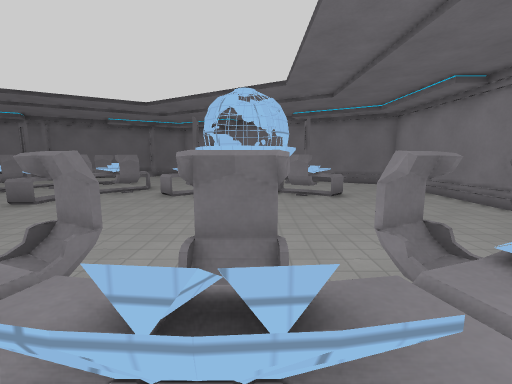
view 1 (above)

16 first-person views from a walk through a level from a Godot 3-D game. The camera is 1.5 m above the floor, tilts 8° down and sees 90° across. The floor is counted in squares, 1 m on a side. Each view is taken from the middle of a square. On the plan, view 1 faces up. The plan holds only what a view shows up to about 13 squares ahead; the rest is blank. The place goes on beyond the plan. Surface patterns are stand-ins for the level's own textures.

view 2
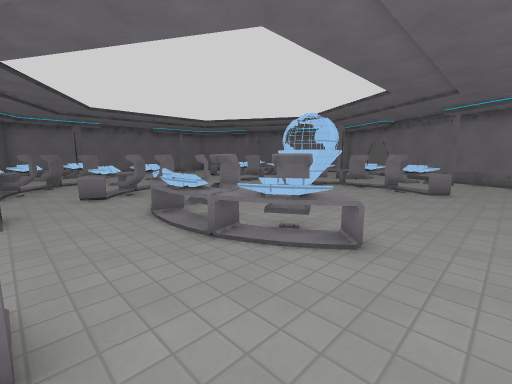

view 3
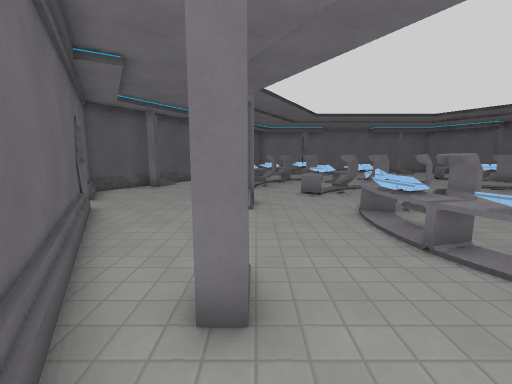

view 4
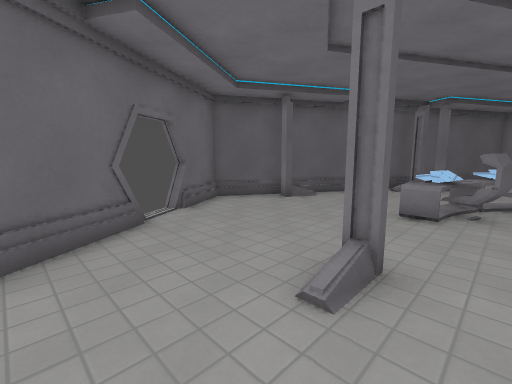

view 5
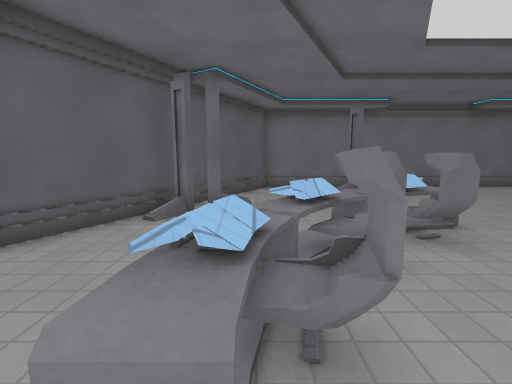

view 6
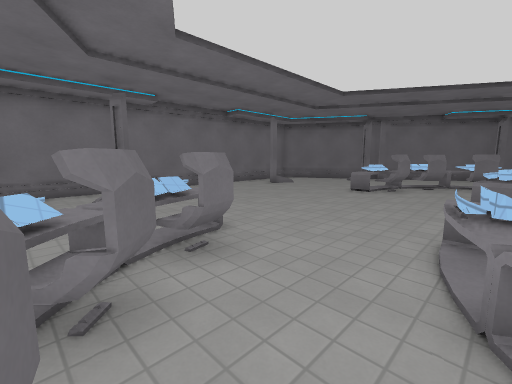

view 7
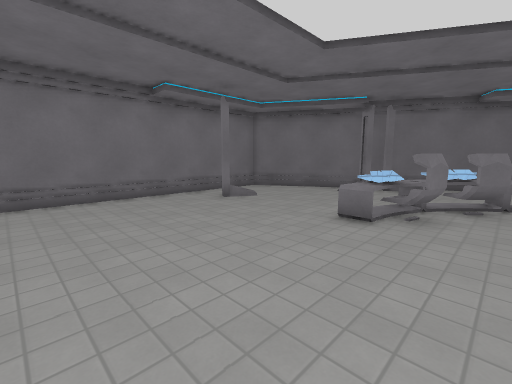

view 8
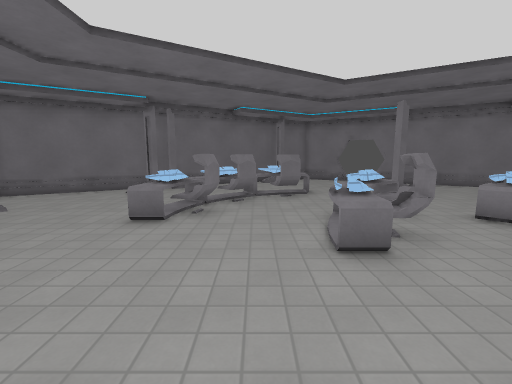

view 9
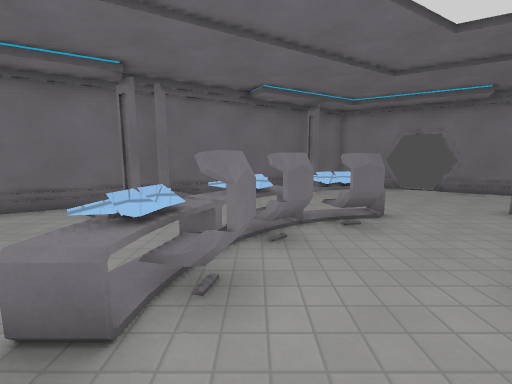

view 10
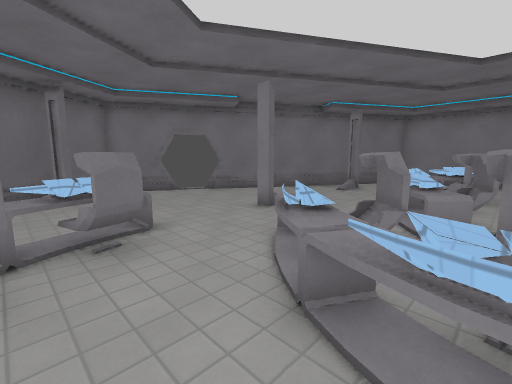

view 11
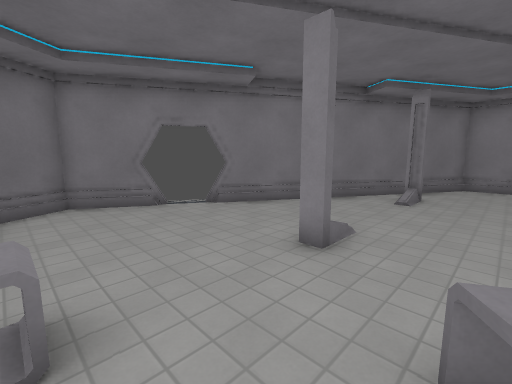

view 12
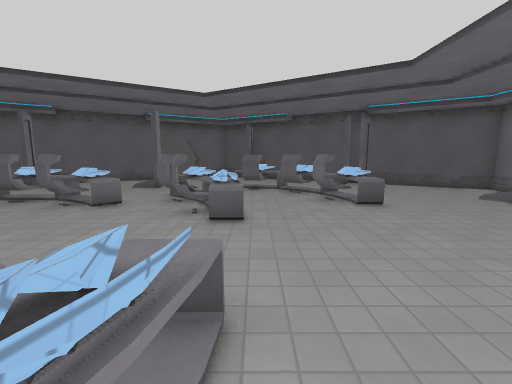

view 13
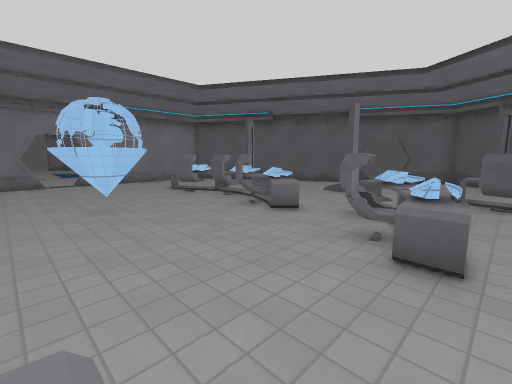

view 14
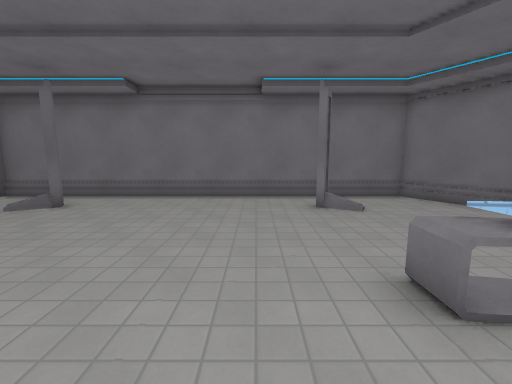

view 15
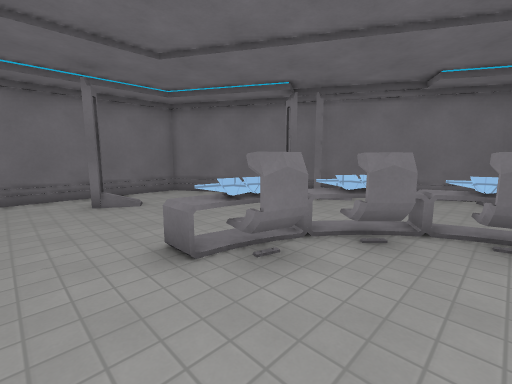

view 16
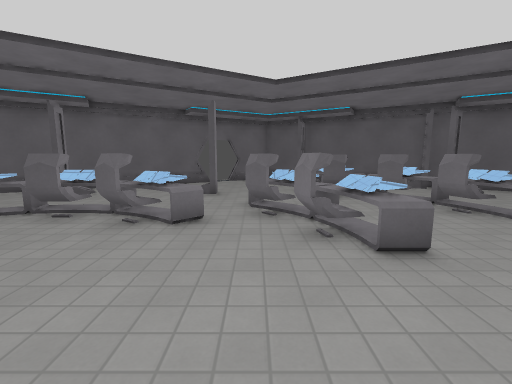

### Floor plan
Key: @ floor where view 1 was taken; # wall or solid block; x gap in a wall; . floor; = window, fence, low wall or low ledge; ^ raised ledge.
Columns run from 19 left of view 1 to 5 right of it. Each row starts with its distance up from view 1.
 21             ####
 20           ###..#
 19         ####.....##
 18        ##.........###
 17      ###............###
 16    ####...............###
 15  ###.##....=^...........#
 14 ##.......^^#^...#....=...
 13 #.......^#x#.............
 12 #.......^x....^..........
 11 #......=^#...#^..^^^^^...
 10 #.#....^^...^^x=^^.#x^^..
  9 #............^...........
  8 #...........^............
  7 #.................##.....
  6 #.................##.....
  5 #.................##.....
  4 #...........^............
  3 #...........^#...........
  2 #.#....^^...^^x=^^.#x^^..
  1 #..=...=^#...^^..^^^^^...
  0 #.......^##...^....@.....
 -1 #.......^^##............
 -2 ##.......^^^^...#....=...
 -3  ###.....  ^^...........#
 -4    ####=..............###
 -5      ##.............###
 -6       ###.........###
 -7         ####.....##
 -8            ##..#
 -9             ####

Positions as (right, up) in squares from view 1, and headings:
1: (0, 0), facing up
2: (5, -2), facing up-left
3: (5, -2), facing left
4: (0, -1), facing down-left
5: (-6, -2), facing left
6: (-7, -1), facing up-left
7: (-9, 4), facing up-left
8: (-9, 4), facing up
9: (-10, 8), facing up
10: (-9, 9), facing up-right
11: (-7, 12), facing up-right
12: (-8, 10), facing down
13: (-8, 8), facing down-right
14: (-9, 8), facing left
15: (-8, 8), facing up-left
16: (-5, 8), facing down
